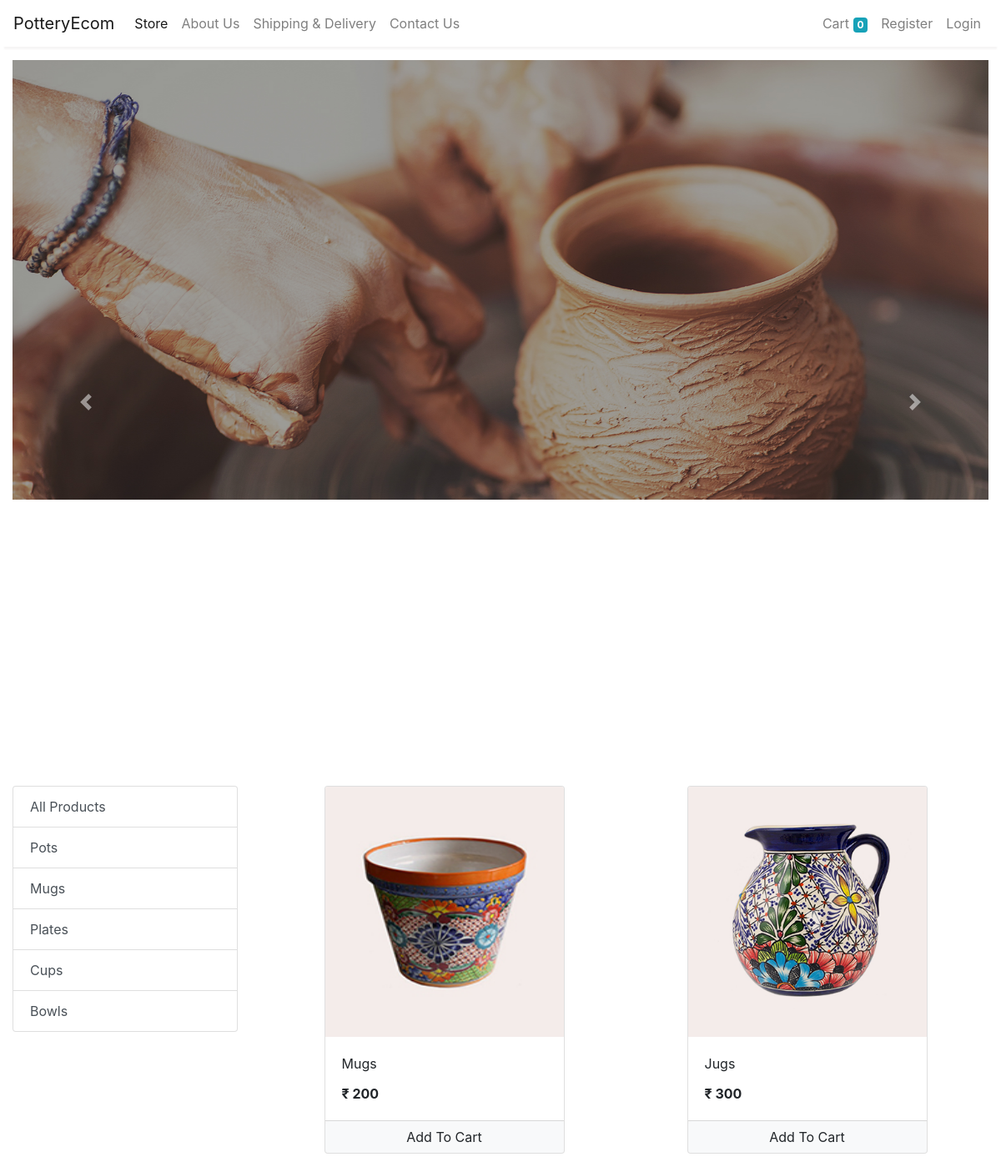
The page /store?category=6 on the database its author committed.
### store/models/category.py (models this page shows, shortened)
class Category(models.Model):
    name = models.CharField(max_length=20)
    @staticmethod
    def get_all_categories():
        return Category.objects.all()

### store/models/product.py (models this page shows, shortened)
class Product(models.Model):
    name = models.CharField(max_length=50)
    price = models.IntegerField(default=0)
    category = models.ForeignKey(Category, on_delete=models.CASCADE, default=1)
    description = models.CharField(max_length=200, default='' , null=True , blank=True)
    image = models.ImageField(upload_to='uploads/products/')
    @staticmethod
    def get_all_products_by_categoryid(category_id):
        if category_id:
            return Product.objects.filter(category = category_id)
        else:
            return Product.get_all_products()

### store/views/home.py (the view)
# urls.py: path('' , include('store.urls'))
def store(request):
    cart = request.session.get('cart')
    if not cart:
        request.session['cart'] = {}
    products = None
    categories = Category.get_all_categories()
    categoryID = request.GET.get('category')
    if categoryID:
        products = Product.get_all_products_by_categoryid(categoryID)
    else:
        products = Product.get_all_products()
    data = {}
    data['products'] = products
    data['categories'] = categories
    print('you are : ', request.session.get('email'))
    return render(request, 'index.html', data)

### store/templatetags/cart.py (called while the page is built)
@register.filter(name='is_in_cart')
def is_in_cart(product  , cart):
    keys = cart.keys()
    for id in keys:
        if int(id) == product.id:
            return True
    return False

### store/templatetags/custom_filter.py (called while the page is built)
@register.filter(name='currency')
def currency(number):
    return "₹ "+str(number)

### store/templates/index.html (shortened to what this page needs)
{% extends 'base.html' %}
{% block content %}
{% load static %}
{% load cart %}
{% load custom_filter %}
<div class="container-fluid mt-3">
	<div class="row">
		<div class="col-lg-12 mx-auto" style="margin-bottom: 50px";>
			<div id="carouselExampleIndicators" class="carousel slide" data-ride="carousel">
				<ol class="carousel-indicators">
				  <li data-target="#carouselExampleIndicators" data-slide-to="0" class="active"></li>
				  <li data-target="#carouselExampleIndicators" data-slide-to="1"></li>
				  <li data-target="#carouselExampleIndicators" data-slide-to="2"></li>
				</ol>
				<div class="carousel-inner" style="height: 820px;">
				  <div class="carousel-item active">
					<img src="{% static '/banner1.jpg' %}" class="d-block w-100" alt="Banner 1">
				  </div>
				</div>
				<a class="carousel-control-prev" href="#carouselExampleIndicators" role="button" data-slide="prev">
				  <span class="carousel-control-prev-icon" aria-hidden="true"></span>
				</a>
				<a class="carousel-control-next" href="#carouselExampleIndicators" role="button" data-slide="next">
				  <span class="carousel-control-next-icon" aria-hidden="true"></span>
				</a>
			</div>
		</div>
	</div>
	<div class="row">
		<div class="col-lg-3 mx-auto">
			<div class="list-group">
				<a href="/" class="list-group-item list-group-item-action">All Products</a>
				{% for category in categories %}
				<a href="/?category={{category.id}}"
					class="list-group-item list-group-item-action">{{category.name}}</a>
				{% endfor %}
			</div>
		</div>
		<div id='products' class="col-lg-9 mx-auto">
			<div class="row mx-auto">
				{% for product in products %}
				<div class="card mx-auto mb-3" id={{product.id}} style="width: 18rem;">
					<img class="card-img-top" src="{{product.image.url}}" alt="Card image cap" height="300px" width=auto>
					<div class="card-body">
						<p class="card-title">{{product.name}}</p>
						<p class="card-text"><b>{{product.price|currency}}</b></p>
					</div>
					<div class="card-footer p-0 no-gutters">
						{% if product|is_in_cart:request.session.cart %}
						<div class="row no-gutters">
							<form action="/#{{product.id}}" class="col-2 " method="post">
								{% csrf_token %}
								<input hidden type="text" name='product' value='{{product.id}}'>
								<input hidden type="text" name='remove' value='True'>
								<input type="submit" value=" - " class="btn btn-block btn-light border-right">
							</form>
							<div class="text-center col">{{product|cart_quantity:request.session.cart}} in Cart</div>
							<form action="/#{{product.id}}" class="col-2 " method="post">
								{% csrf_token %}
								<input hidden type="text" name='product' value='{{product.id}}'>
								<input type="submit" value=" + " class="btn btn-block btn-light border-left">
							</form>
						</div>
						{% else %}
						<form action="/#{{product.id}}" method="POST" class="btn-block">
							<input type="submit" class="float-right btn btn-light  form-control"
								value="Add To Cart">
						</form>
						{% endif %}
					</div>
				</div>
				{% endfor %}
			</div>
		</div>
	</div>
</div>
{% endblock %}

### rows shown on the page
Category: name "Pots"
Category: name "Mugs"
Category: name "Plates"
Category: name "Cups"
Category: name "Bowls"
Product: image (picture), name "Mugs", price "₹ 200"
Product: image (picture), name "Jugs", price "₹ 300"

### other values the page prints
{{ request.session.cart.keys|length }} "0"
